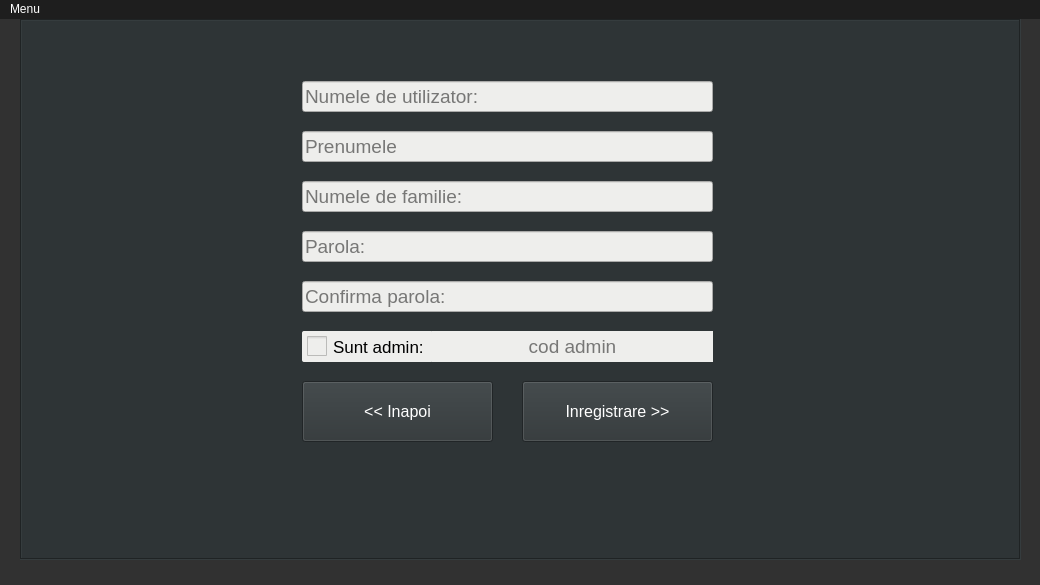
<?xml version="1.0" encoding="UTF-8"?>
<ui version="4.0">
 <class>MainWindow</class>
 <widget class="QMainWindow" name="MainWindow">
  <property name="geometry">
   <rect>
    <x>0</x>
    <y>0</y>
    <width>1040</width>
    <height>585</height>
   </rect>
  </property>
  <property name="minimumSize">
   <size>
    <width>1040</width>
    <height>585</height>
   </size>
  </property>
  <property name="maximumSize">
   <size>
    <width>1040</width>
    <height>585</height>
   </size>
  </property>
  <property name="font">
   <font>
    <pointsize>12</pointsize>
   </font>
  </property>
  <property name="windowTitle">
   <string>Music Top</string>
  </property>
  <property name="styleSheet">
   <string notr="true">background-color:rgb(49, 49, 49);
color:white</string>
  </property>
  <widget class="QWidget" name="centralwidget">
   <property name="styleSheet">
    <string notr="true"/>
   </property>
   <widget class="QStackedWidget" name="stackedWidget">
    <property name="geometry">
     <rect>
      <x>20</x>
      <y>0</y>
      <width>1001</width>
      <height>541</height>
     </rect>
    </property>
    <property name="minimumSize">
     <size>
      <width>120</width>
      <height>80</height>
     </size>
    </property>
    <property name="styleSheet">
     <string notr="true">background-color:rgb(46, 52, 54)</string>
    </property>
    <property name="frameShape">
     <enum>QFrame::Box</enum>
    </property>
    <property name="frameShadow">
     <enum>QFrame::Sunken</enum>
    </property>
    <property name="currentIndex">
     <number>3</number>
    </property>
    <widget class="QWidget" name="connectToServerPage">
     <widget class="QPushButton" name="connectButton">
      <property name="geometry">
       <rect>
        <x>280</x>
        <y>250</y>
        <width>411</width>
        <height>61</height>
       </rect>
      </property>
      <property name="font">
       <font>
        <pointsize>12</pointsize>
       </font>
      </property>
      <property name="cursor">
       <cursorShape>PointingHandCursor</cursorShape>
      </property>
      <property name="styleSheet">
       <string notr="true">background-color:rgb(46, 52, 54);
color:white;</string>
      </property>
      <property name="text">
       <string>Conecteaza-te la server &gt;&gt;</string>
      </property>
     </widget>
     <widget class="QLineEdit" name="ipText">
      <property name="geometry">
       <rect>
        <x>280</x>
        <y>150</y>
        <width>411</width>
        <height>31</height>
       </rect>
      </property>
      <property name="font">
       <font>
        <pointsize>14</pointsize>
       </font>
      </property>
      <property name="styleSheet">
       <string notr="true">background-color:rgb(238, 238, 236);
color:black</string>
      </property>
      <property name="inputMethodHints">
       <set>Qt::ImhNone</set>
      </property>
      <property name="inputMask">
       <string/>
      </property>
      <property name="maxLength">
       <number>15</number>
      </property>
      <property name="frame">
       <bool>true</bool>
      </property>
      <property name="placeholderText">
       <string>IP:</string>
      </property>
      <property name="clearButtonEnabled">
       <bool>true</bool>
      </property>
     </widget>
     <widget class="QLineEdit" name="portText">
      <property name="geometry">
       <rect>
        <x>280</x>
        <y>200</y>
        <width>411</width>
        <height>31</height>
       </rect>
      </property>
      <property name="font">
       <font>
        <pointsize>14</pointsize>
       </font>
      </property>
      <property name="styleSheet">
       <string notr="true">background-color:rgb(238, 238, 236);
color:black</string>
      </property>
      <property name="inputMask">
       <string/>
      </property>
      <property name="maxLength">
       <number>5</number>
      </property>
      <property name="frame">
       <bool>true</bool>
      </property>
      <property name="echoMode">
       <enum>QLineEdit::Normal</enum>
      </property>
      <property name="placeholderText">
       <string>Port:</string>
      </property>
      <property name="clearButtonEnabled">
       <bool>true</bool>
      </property>
     </widget>
    </widget>
    <widget class="QWidget" name="firstPage">
     <widget class="QPushButton" name="goToLogin">
      <property name="geometry">
       <rect>
        <x>400</x>
        <y>140</y>
        <width>151</width>
        <height>61</height>
       </rect>
      </property>
      <property name="font">
       <font>
        <pointsize>12</pointsize>
       </font>
      </property>
      <property name="cursor">
       <cursorShape>PointingHandCursor</cursorShape>
      </property>
      <property name="styleSheet">
       <string notr="true">background-color:rgb(46, 52, 54);
color:white;</string>
      </property>
      <property name="text">
       <string>Autentifica-te</string>
      </property>
     </widget>
     <widget class="QPushButton" name="gotToRegister">
      <property name="geometry">
       <rect>
        <x>400</x>
        <y>230</y>
        <width>151</width>
        <height>61</height>
       </rect>
      </property>
      <property name="font">
       <font>
        <pointsize>12</pointsize>
       </font>
      </property>
      <property name="cursor">
       <cursorShape>PointingHandCursor</cursorShape>
      </property>
      <property name="styleSheet">
       <string notr="true">background-color:rgb(46, 52, 54);
color:white;</string>
      </property>
      <property name="text">
       <string>Inregistreaza-te</string>
      </property>
     </widget>
     <widget class="QLabel" name="label">
      <property name="geometry">
       <rect>
        <x>350</x>
        <y>0</y>
        <width>621</width>
        <height>531</height>
       </rect>
      </property>
      <property name="styleSheet">
       <string notr="true">background-color:transparent</string>
      </property>
      <property name="text">
       <string/>
      </property>
      <property name="pixmap">
       <pixmap resource="resource.qrc">:/new/icon/icon_img</pixmap>
      </property>
      <property name="scaledContents">
       <bool>true</bool>
      </property>
     </widget>
     <zorder>label</zorder>
     <zorder>gotToRegister</zorder>
     <zorder>goToLogin</zorder>
    </widget>
    <widget class="QWidget" name="loginPage">
     <widget class="QPushButton" name="backToFirst1">
      <property name="geometry">
       <rect>
        <x>280</x>
        <y>250</y>
        <width>191</width>
        <height>61</height>
       </rect>
      </property>
      <property name="font">
       <font>
        <pointsize>12</pointsize>
       </font>
      </property>
      <property name="cursor">
       <cursorShape>PointingHandCursor</cursorShape>
      </property>
      <property name="styleSheet">
       <string notr="true">background-color:rgb(46, 52, 54);
color:white;</string>
      </property>
      <property name="text">
       <string>&lt;&lt; Inapoi</string>
      </property>
     </widget>
     <widget class="QLineEdit" name="loginName">
      <property name="geometry">
       <rect>
        <x>280</x>
        <y>150</y>
        <width>411</width>
        <height>31</height>
       </rect>
      </property>
      <property name="font">
       <font>
        <pointsize>14</pointsize>
       </font>
      </property>
      <property name="styleSheet">
       <string notr="true">background-color:rgb(238, 238, 236);
color:black</string>
      </property>
      <property name="inputMethodHints">
       <set>Qt::ImhNone</set>
      </property>
      <property name="inputMask">
       <string/>
      </property>
      <property name="maxLength">
       <number>20</number>
      </property>
      <property name="frame">
       <bool>true</bool>
      </property>
      <property name="placeholderText">
       <string>Numele de utilizator:</string>
      </property>
      <property name="clearButtonEnabled">
       <bool>true</bool>
      </property>
     </widget>
     <widget class="QLineEdit" name="loginPassw">
      <property name="geometry">
       <rect>
        <x>280</x>
        <y>200</y>
        <width>411</width>
        <height>31</height>
       </rect>
      </property>
      <property name="font">
       <font>
        <pointsize>14</pointsize>
       </font>
      </property>
      <property name="styleSheet">
       <string notr="true">background-color:rgb(238, 238, 236);
color:black</string>
      </property>
      <property name="inputMask">
       <string/>
      </property>
      <property name="maxLength">
       <number>30</number>
      </property>
      <property name="frame">
       <bool>true</bool>
      </property>
      <property name="echoMode">
       <enum>QLineEdit::Password</enum>
      </property>
      <property name="placeholderText">
       <string>Parola:</string>
      </property>
      <property name="clearButtonEnabled">
       <bool>true</bool>
      </property>
     </widget>
     <widget class="QPushButton" name="loginButton">
      <property name="geometry">
       <rect>
        <x>500</x>
        <y>250</y>
        <width>191</width>
        <height>61</height>
       </rect>
      </property>
      <property name="font">
       <font>
        <pointsize>12</pointsize>
       </font>
      </property>
      <property name="cursor">
       <cursorShape>PointingHandCursor</cursorShape>
      </property>
      <property name="styleSheet">
       <string notr="true">background-color:rgb(46, 52, 54);
color:white;</string>
      </property>
      <property name="text">
       <string>Autentificare &gt;&gt;</string>
      </property>
     </widget>
    </widget>
    <widget class="QWidget" name="registerPage">
     <widget class="QPushButton" name="backToFirst2">
      <property name="geometry">
       <rect>
        <x>280</x>
        <y>360</y>
        <width>191</width>
        <height>61</height>
       </rect>
      </property>
      <property name="font">
       <font>
        <pointsize>12</pointsize>
       </font>
      </property>
      <property name="cursor">
       <cursorShape>PointingHandCursor</cursorShape>
      </property>
      <property name="styleSheet">
       <string notr="true">background-color:rgb(46, 52, 54);
color:white;</string>
      </property>
      <property name="text">
       <string>&lt;&lt; Inapoi</string>
      </property>
     </widget>
     <widget class="QPushButton" name="registerButton">
      <property name="geometry">
       <rect>
        <x>500</x>
        <y>360</y>
        <width>191</width>
        <height>61</height>
       </rect>
      </property>
      <property name="font">
       <font>
        <pointsize>12</pointsize>
       </font>
      </property>
      <property name="cursor">
       <cursorShape>PointingHandCursor</cursorShape>
      </property>
      <property name="styleSheet">
       <string notr="true">background-color:rgb(46, 52, 54);
color:white;</string>
      </property>
      <property name="text">
       <string>Inregistrare &gt;&gt;</string>
      </property>
     </widget>
     <widget class="QLineEdit" name="registerName">
      <property name="geometry">
       <rect>
        <x>280</x>
        <y>60</y>
        <width>411</width>
        <height>31</height>
       </rect>
      </property>
      <property name="font">
       <font>
        <pointsize>14</pointsize>
       </font>
      </property>
      <property name="styleSheet">
       <string notr="true">background-color:rgb(238, 238, 236);
color:black</string>
      </property>
      <property name="inputMethodHints">
       <set>Qt::ImhNone</set>
      </property>
      <property name="inputMask">
       <string/>
      </property>
      <property name="maxLength">
       <number>20</number>
      </property>
      <property name="frame">
       <bool>true</bool>
      </property>
      <property name="placeholderText">
       <string>Numele de utilizator:</string>
      </property>
      <property name="clearButtonEnabled">
       <bool>true</bool>
      </property>
     </widget>
     <widget class="QLineEdit" name="registerPassw">
      <property name="geometry">
       <rect>
        <x>280</x>
        <y>210</y>
        <width>411</width>
        <height>31</height>
       </rect>
      </property>
      <property name="font">
       <font>
        <pointsize>14</pointsize>
       </font>
      </property>
      <property name="styleSheet">
       <string notr="true">background-color:rgb(238, 238, 236);
color:black</string>
      </property>
      <property name="inputMask">
       <string/>
      </property>
      <property name="maxLength">
       <number>30</number>
      </property>
      <property name="frame">
       <bool>true</bool>
      </property>
      <property name="echoMode">
       <enum>QLineEdit::Password</enum>
      </property>
      <property name="placeholderText">
       <string>Parola:</string>
      </property>
      <property name="clearButtonEnabled">
       <bool>true</bool>
      </property>
     </widget>
     <widget class="QLineEdit" name="registerLastN">
      <property name="geometry">
       <rect>
        <x>280</x>
        <y>160</y>
        <width>411</width>
        <height>31</height>
       </rect>
      </property>
      <property name="font">
       <font>
        <pointsize>14</pointsize>
       </font>
      </property>
      <property name="styleSheet">
       <string notr="true">background-color:rgb(238, 238, 236);
color:black</string>
      </property>
      <property name="inputMask">
       <string/>
      </property>
      <property name="maxLength">
       <number>30</number>
      </property>
      <property name="frame">
       <bool>true</bool>
      </property>
      <property name="echoMode">
       <enum>QLineEdit::Normal</enum>
      </property>
      <property name="placeholderText">
       <string>Numele de familie:</string>
      </property>
      <property name="clearButtonEnabled">
       <bool>true</bool>
      </property>
     </widget>
     <widget class="QLineEdit" name="registerFirstN">
      <property name="geometry">
       <rect>
        <x>280</x>
        <y>110</y>
        <width>411</width>
        <height>31</height>
       </rect>
      </property>
      <property name="font">
       <font>
        <pointsize>14</pointsize>
       </font>
      </property>
      <property name="styleSheet">
       <string notr="true">background-color:rgb(238, 238, 236);
color:black</string>
      </property>
      <property name="inputMethodHints">
       <set>Qt::ImhNone</set>
      </property>
      <property name="inputMask">
       <string/>
      </property>
      <property name="maxLength">
       <number>25</number>
      </property>
      <property name="frame">
       <bool>true</bool>
      </property>
      <property name="placeholderText">
       <string>Prenumele</string>
      </property>
      <property name="clearButtonEnabled">
       <bool>true</bool>
      </property>
     </widget>
     <widget class="QLineEdit" name="confirmRegisterPassw">
      <property name="geometry">
       <rect>
        <x>280</x>
        <y>260</y>
        <width>411</width>
        <height>31</height>
       </rect>
      </property>
      <property name="font">
       <font>
        <pointsize>14</pointsize>
       </font>
      </property>
      <property name="styleSheet">
       <string notr="true">background-color:rgb(238, 238, 236);
color:black</string>
      </property>
      <property name="inputMask">
       <string/>
      </property>
      <property name="maxLength">
       <number>30</number>
      </property>
      <property name="frame">
       <bool>true</bool>
      </property>
      <property name="echoMode">
       <enum>QLineEdit::Password</enum>
      </property>
      <property name="placeholderText">
       <string>Confirma parola:</string>
      </property>
      <property name="clearButtonEnabled">
       <bool>true</bool>
      </property>
     </widget>
     <widget class="QCheckBox" name="adminCheckBox">
      <property name="geometry">
       <rect>
        <x>280</x>
        <y>310</y>
        <width>131</width>
        <height>31</height>
       </rect>
      </property>
      <property name="font">
       <font>
        <pointsize>13</pointsize>
       </font>
      </property>
      <property name="cursor">
       <cursorShape>PointingHandCursor</cursorShape>
      </property>
      <property name="acceptDrops">
       <bool>false</bool>
      </property>
      <property name="styleSheet">
       <string notr="true">QCheckBox {
color:black;
background-color:rgb(238, 238, 236);
padding-left:5px;
border:none;
border-radius: 2px;
}

QCheckBox::indicator{
	width:20px;
	height:20px;
}


</string>
      </property>
      <property name="text">
       <string>Sunt admin:</string>
      </property>
      <property name="checked">
       <bool>false</bool>
      </property>
      <property name="autoRepeat">
       <bool>false</bool>
      </property>
      <property name="autoExclusive">
       <bool>false</bool>
      </property>
      <property name="tristate">
       <bool>false</bool>
      </property>
     </widget>
     <widget class="QLineEdit" name="registerAdminCode">
      <property name="enabled">
       <bool>false</bool>
      </property>
      <property name="geometry">
       <rect>
        <x>410</x>
        <y>310</y>
        <width>281</width>
        <height>31</height>
       </rect>
      </property>
      <property name="font">
       <font>
        <pointsize>14</pointsize>
       </font>
      </property>
      <property name="styleSheet">
       <string notr="true">background-color:rgb(238, 238, 236);
color:black</string>
      </property>
      <property name="inputMethodHints">
       <set>Qt::ImhNone</set>
      </property>
      <property name="inputMask">
       <string/>
      </property>
      <property name="maxLength">
       <number>5</number>
      </property>
      <property name="frame">
       <bool>false</bool>
      </property>
      <property name="alignment">
       <set>Qt::AlignCenter</set>
      </property>
      <property name="readOnly">
       <bool>false</bool>
      </property>
      <property name="placeholderText">
       <string>cod admin</string>
      </property>
      <property name="clearButtonEnabled">
       <bool>true</bool>
      </property>
     </widget>
    </widget>
    <widget class="QWidget" name="showUsers">
     <widget class="QListWidget" name="usersList">
      <property name="geometry">
       <rect>
        <x>0</x>
        <y>50</y>
        <width>1001</width>
        <height>481</height>
       </rect>
      </property>
      <property name="font">
       <font>
        <pointsize>12</pointsize>
       </font>
      </property>
      <property name="styleSheet">
       <string notr="true"/>
      </property>
      <property name="frameShape">
       <enum>QFrame::Box</enum>
      </property>
      <property name="verticalScrollBarPolicy">
       <enum>Qt::ScrollBarAlwaysOn</enum>
      </property>
      <property name="horizontalScrollBarPolicy">
       <enum>Qt::ScrollBarAlwaysOff</enum>
      </property>
      <property name="selectionMode">
       <enum>QAbstractItemView::NoSelection</enum>
      </property>
      <property name="iconSize">
       <size>
        <width>0</width>
        <height>0</height>
       </size>
      </property>
      <property name="movement">
       <enum>QListView::Static</enum>
      </property>
      <property name="spacing">
       <number>5</number>
      </property>
      <property name="viewMode">
       <enum>QListView::ListMode</enum>
      </property>
      <property name="itemAlignment">
       <set>Qt::AlignHCenter</set>
      </property>
     </widget>
     <widget class="QPushButton" name="refreshUsers">
      <property name="geometry">
       <rect>
        <x>10</x>
        <y>10</y>
        <width>131</width>
        <height>31</height>
       </rect>
      </property>
      <property name="font">
       <font>
        <pointsize>12</pointsize>
       </font>
      </property>
      <property name="cursor">
       <cursorShape>PointingHandCursor</cursorShape>
      </property>
      <property name="focusPolicy">
       <enum>Qt::StrongFocus</enum>
      </property>
      <property name="styleSheet">
       <string notr="true">QPushButton{
	color:white;
}

QPushButton:hover{
    background-color: rgb(85, 87, 83);
}</string>
      </property>
      <property name="text">
       <string>Reimprospatare</string>
      </property>
     </widget>
     <widget class="QPushButton" name="backToTop">
      <property name="geometry">
       <rect>
        <x>860</x>
        <y>10</y>
        <width>131</width>
        <height>31</height>
       </rect>
      </property>
      <property name="font">
       <font>
        <pointsize>12</pointsize>
       </font>
      </property>
      <property name="cursor">
       <cursorShape>PointingHandCursor</cursorShape>
      </property>
      <property name="focusPolicy">
       <enum>Qt::StrongFocus</enum>
      </property>
      <property name="styleSheet">
       <string notr="true">QPushButton{
	color:white;
}

QPushButton:hover{
    background-color: rgb(85, 87, 83);
}</string>
      </property>
      <property name="text">
       <string>&lt;&lt; Inapoi</string>
      </property>
     </widget>
    </widget>
   </widget>
  </widget>
  <widget class="QMenuBar" name="menuBar">
   <property name="geometry">
    <rect>
     <x>0</x>
     <y>0</y>
     <width>1040</width>
     <height>22</height>
    </rect>
   </property>
   <property name="styleSheet">
    <string notr="true">color:white;
background-color:rgb(30,30,30)</string>
   </property>
   <widget class="QMenu" name="menuMenu">
    <property name="cursor">
     <cursorShape>ArrowCursor</cursorShape>
    </property>
    <property name="mouseTracking">
     <bool>true</bool>
    </property>
    <property name="tearOffEnabled">
     <bool>false</bool>
    </property>
    <property name="title">
     <string>Menu</string>
    </property>
    <addaction name="actionQuit"/>
   </widget>
   <addaction name="menuMenu"/>
  </widget>
  <widget class="QStatusBar" name="statusBar"/>
  <action name="actionQuit">
   <property name="text">
    <string>Quit</string>
   </property>
  </action>
 </widget>
 <resources>
  <include location="resource.qrc"/>
 </resources>
 <connections/>
</ui>
